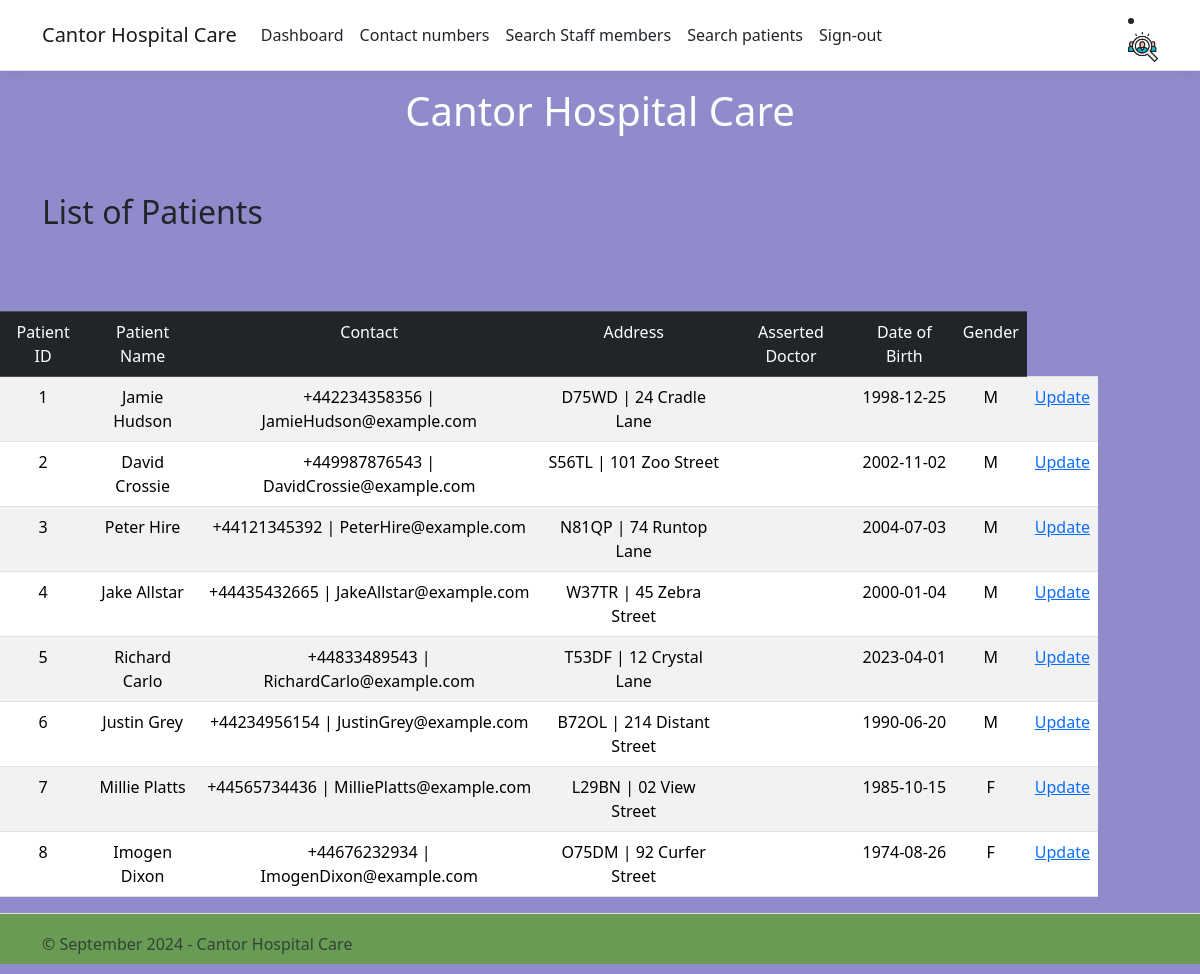
Page /adminViewPatients.php on the earlier database version.
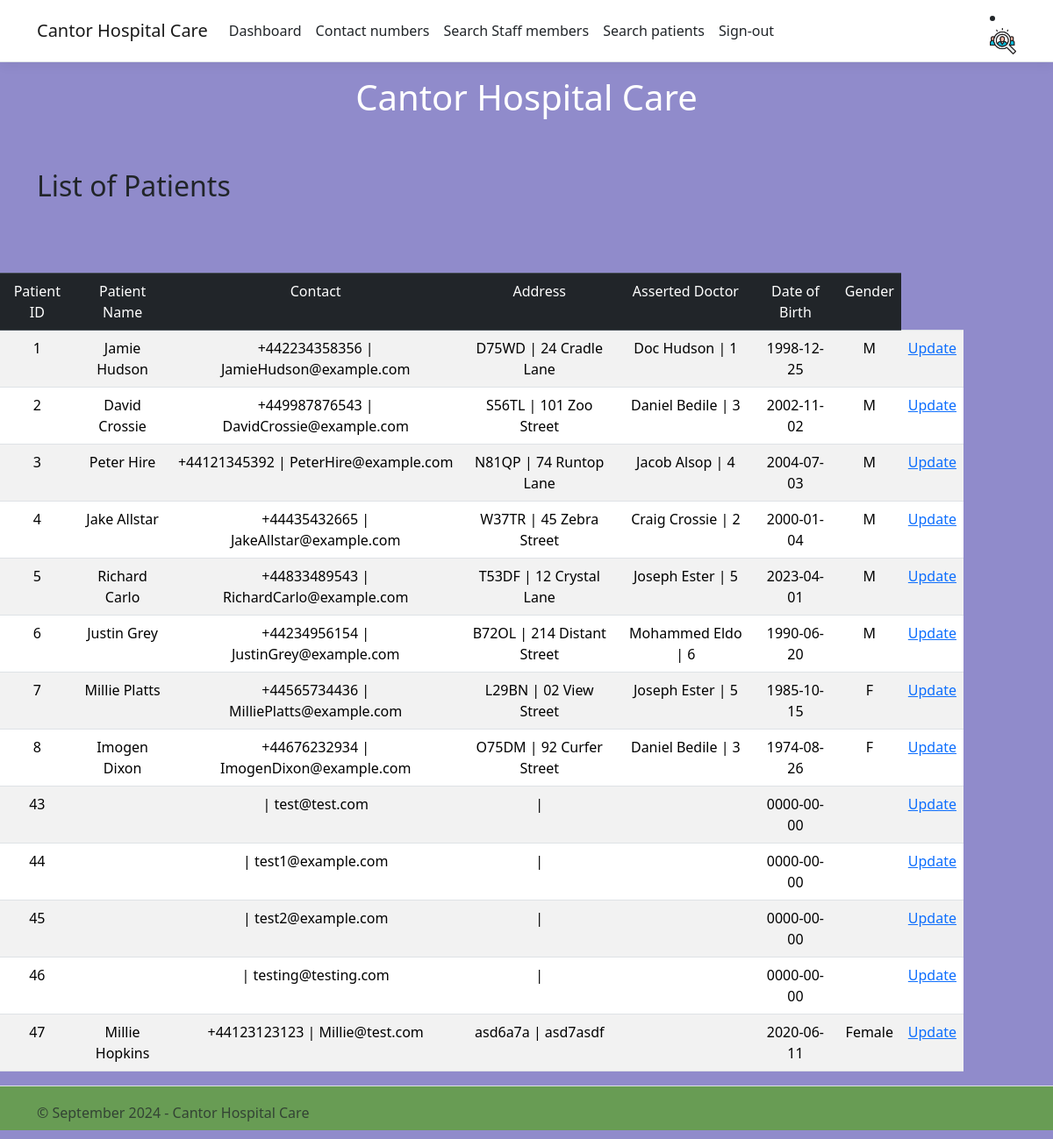
Same page on the later database version.
### tables this page shows
CREATE TABLE `patient` (
  `ID` int(100) NOT NULL,
  `phoneNumber` tinytext NOT NULL,
  `email` tinytext NOT NULL,
  `dateOfBirth` date NOT NULL,
  `gender` tinytext NOT NULL,
  `registeredDoctor` tinytext NOT NULL,
  `postCode` char(8) NOT NULL,
  `address_` varchar(45) NOT NULL,
  `firstName` tinytext NOT NULL,
  `lastName` tinytext NOT NULL,
  `assignedStaffID` int(11) DEFAULT NULL,
  `patientPassword` varchar(60) NOT NULL
);

### adminViewPatientsSQL.php (called while the page is built)
<?php
    $sql = 'SELECT patient.ID, CONCAT(patient.firstName," ",patient.lastName) AS "Name_",
    CONCAT (patient.phoneNumber," | ",patient.email) AS "Contact",
    CONCAT (patient.postCode," | ",patient.address_) AS "Address_",
    CONCAT (patient.registeredDoctor," | ",patient.assignedStaffID) AS "assertedDoctor",
    patient.dateOfBirth, patient.gender FROM patient';
$result = mysqli_query($conn, $sql);
$patient = array();
while ($row = mysqli_fetch_assoc($result)) {
    $patient[] = $row;
}

### adminViewPatients.php (the view, shortened to what this page needs)
<?php
include("config.php");
include_once('adminViewPatientsSQL.php');
?>
<!DOCTYPE html>
<html lang="en">
<head>
    <link rel="stylesheet" href="css/global.css" type="text/css" />
    <link rel="stylesheet" href="css/mobile.css" type="text/css" media="only screen and (max-width : 620px)" />
    <link rel="stylesheet" href="css/desktop.css" type="text/css" media="only screen and (min-width : 621px)" />
</head>
    <body>
        <div class="">
            <div class="navbarContainer">
                <?php
                    include("php/includes/admin/navbar.php");
                ?>
            </div>
            <div class="header">
                <?php
                    include("php/includes/header.php");
                ?>
            </div>
            <div class="container pb-5">
                <h2>List of Patients</h2><br>
            </div>
            <div class="row">
                <div class="col-11">
                    <table class="table table-striped">
                        <thead class="table-dark">
                            <td>Patient ID</td>
                            <td>Patient Name</td>
                            <td>Contact</td>
                            <td>Address</td>
                            <td>Asserted Doctor</td>
                            <td>Date of Birth</td>
                            <td>Gender</td>
                        </thead>
                        <?php for ($i = 0; $i < count($patient); $i++) : ?>
                            <tr>
                                <td><?php echo $patient[$i]['ID'] ?></td>
                                <td><?php echo $patient[$i]['Name_'] ?></td>
                                <td><?php echo $patient[$i]['Contact'] ?></td>
                                <td><?php echo $patient[$i]['Address_'] ?></td>
                                <td><?php echo $patient[$i]['assertedDoctor'] ?></td>
                                <td><?php echo $patient[$i]['dateOfBirth'] ?></td>
                                <td><?php echo $patient[$i]['gender'] ?></td>
                                <td><a href="adminUpdatePatient.php?ID=<?php echo $patient[$i]['ID']; ?>">Update</a></td>
                            </tr>
                        <?php endfor; ?>
                    </table>
                </div>
            </div>
        </div>
        <div class="footer">
            <?php
                include("php/includes/footer.php");
                ?>
    </body>
</html>

Differences in the rows shown:
changed patient id 1: assertedDoctor (not shown) → "Doc Hudson | 1"
changed patient id 2: assertedDoctor (not shown) → "Daniel Bedile | 3"
changed patient id 3: assertedDoctor (not shown) → "Jacob Alsop | 4"
changed patient id 4: assertedDoctor (not shown) → "Craig Crossie | 2"
changed patient id 5: assertedDoctor (not shown) → "Joseph Ester | 5"
changed patient id 6: assertedDoctor (not shown) → "Mohammed Eldo | 6"
changed patient id 7: assertedDoctor (not shown) → "Joseph Ester | 5"
changed patient id 8: assertedDoctor (not shown) → "Daniel Bedile | 3"
added patient: ID "43", Contact "| test@test.com", Address_ "|", dateOfBirth "0000-00-00"
added patient: ID "44", Contact "| test1@example.com", Address_ "|", dateOfBirth "0000-00-00"
added patient: ID "45", Contact "| test2@example.com", Address_ "|", dateOfBirth "0000-00-00"
added patient: ID "46", Contact "| testing@testing.com", Address_ "|", dateOfBirth "0000-00-00"
added patient: ID "47", Name_ "Millie Hopkins", Contact "+44123123123 | Millie@test.com", Address_ "asd6a7a | asd7asdf", dateOfBirth "2020-06-11", gender "Female"
